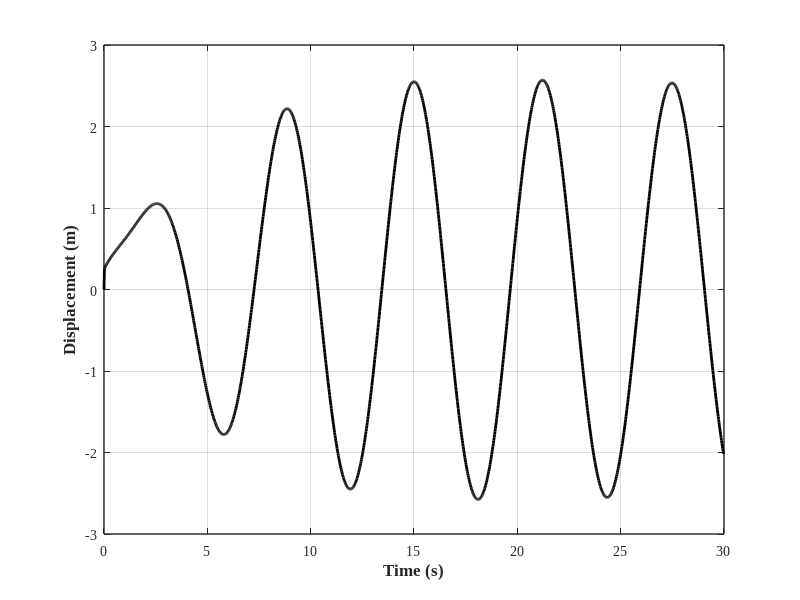

Here is the MATLAB script that generated this plot:
%% Example 3-11: Response of a Damped under Harmoinc Loading-2

clear; close all; clc
%% Parameters
    m    = 6;       % Mass
    k    = 8;       % Stiffness
    wn   = sqrt(k/m);
    c1   = 2;       % Damping coefficient
    u(1) = 0.25;    % Initial conditions - displacement and velocity
    udot(1) = 0.5;

    f = 4;          % Magnitude of harmonic force
    w = 1;          % Excited frequency of the force
    
    beta = w/wn;
    cc   = 2*sqrt(k*m);
    rho  = c1/cc;
    wd   = wn*sqrt(1-rho^2);
    wba  = rho*wn;
    rhoba= rho/sqrt(1-rho^2);
    b0   = 2.0*rho*wn;
    b1   = wd^2-wn^2;
    b2   = 2.0*wba*wd;
    dt   = 0.02;
    
%% Response Calculation
t(1) = 0;
for i = 2:1500
    t(i) = (i-1)*dt;
    
    s = exp(-rho*wn*t(i))*sin(wd*t(i));
    c = exp(-rho*wn*t(i))*cos(wd*t(i));
    
    sdot = -wba*s+wd*c;
    cdot = -wba*c-wd*s;
    sddot= -b1*s-b2*c;
    cddot= -b1*c+b2*s;
    
    a1 = c+rhoba*s;
    a2 = s/wd;
    
    d = -2.0*f*(rho*beta)/(k*(1-beta^2)^2+(2*rho*beta)^2);
    e = f*(1-beta^2)/(k*(1-beta^2)^2+(2*rho*beta)^2);
    
    u(i) = a1*u(1)+a2*udot(1)-d*(c+wba*s/wd)-e*w*s/wd;
    v(i) = d*(cos(w*t(i)))+e*sin(w*t(i));
    x(i) = u(i)+v(i);
end

%% Plot
figure(1);  set(figure(1), 'Position', [200   100   883   400])
            hold on; grid on; box on;

            plot(t,x,'-k','LineWidth',2);

            set(gca, 'LineWidth',1, 'FontWeight','normal', 'FontName','Times New Roman', 'FontSize',10)               
            xlabel('Time (s)', 'fontsize',12, 'fontname','Times New Roman','FontWeight','Bold')
            ylabel('Displacement (m)', 'fontsize',12, 'fontname','Times New Roman','FontWeight','Bold')

%% Print
print('EX_3_12','-dpng')
